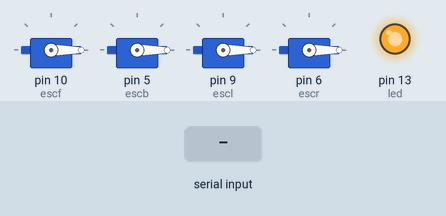
Recording of a sketch running on a simulated Arduino Uno, built with avr-gcc and run on an emulated ATmega328P. Parts: 4 × servo, output pins drawn as LEDs (lit = HIGH). Inputs (shaded band) come from the test bench.

Above: at 1.2 s.
1.3 s: "on" received over Serial
At 2.0 s:
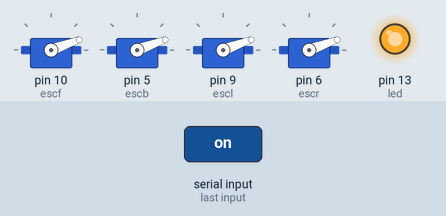
2.8 s: "front" received over Serial
At 3.7 s:
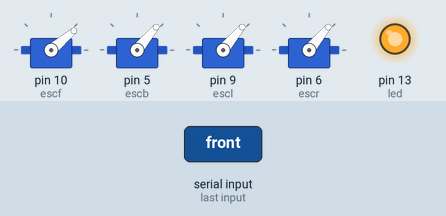
4.3 s: "off" received over Serial
At 5.7 s:
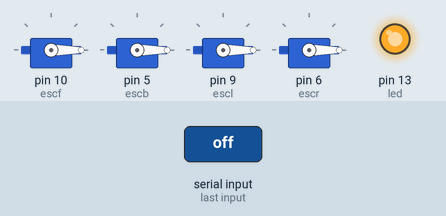
Timing chart, 0 to 7.3 s (numbered marks = the images above; inputs shaded):
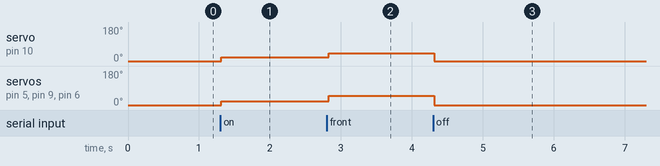

Measured:
- after the input at 1.3 s, servo on pin 10 (escf), servo on pin 5 (escb), servo on pin 9 (escl), servo on pin 6 (escr): 0° → 20° at once
- after the input at 2.8 s, servo on pin 10 (escf): 20° → 40° at once; servo on pin 5 (escb), servo on pin 9 (escl), servo on pin 6 (escr): 20° → 50° at once
- after the input at 4.3 s, servo on pin 10 (escf): 40° → 0° at once; servo on pin 5 (escb), servo on pin 9 (escl), servo on pin 6 (escr): 50° → 0° at once

The sketch:

motor_cntrl.ino
```cpp
#include <Servo.h>

Servo escf;
Servo escb;
Servo escl;
Servo escr;
int led = 13;


//int throttlePin = 0;
//int v=0;
void setup()
{

  pinMode(led,OUTPUT);
  digitalWrite(led,HIGH);

  escf.attach(10);
  escb.attach(5);
  escl.attach(9);
  escr.attach(6);
  Serial.begin(9600);
  escf.write(0);
  escb.write(0);
  escl.write(0);
  escr.write(0);
  delay(1);
}

void loop()
{

  String input = "";

  while(Serial.available()>0)    // read any serial input
  {
    input += (char) Serial.read();  // read one char at a time
    delay(5);  // delay of 5ms for next char
  }


  if(input == "on")
  {
    escf.write(20);
    escb.write(20);
    escl.write(20);
    escr.write(20);
  }

  else if(input == "front")
  {
    escf.write(40);
    escb.write(50);
    escl.write(50);
    escr.write(50);
  }
  else if(input == "back")
  {
    escf.write(50);
    escb.write(40);
    escl.write(50);
    escr.write(50);
  }
  else if(input == "left")
  {
    escf.write(50);
    escb.write(50);
    escl.write(40);
    escr.write(50);
  }
  else if(input == "right")
  {
    escf.write(50);
    escb.write(50);
    escl.write(50);
    escr.write(40);
  }
    else if(input == "off")
  {
    escf.write(0);
    escb.write(0);
    escl.write(0);
    escr.write(0);
  }
  else if(input == "up")
  {
    escf.write(40);
    escb.write(40);
    escl.write(40);
    escr.write(40);
  }
}
```
